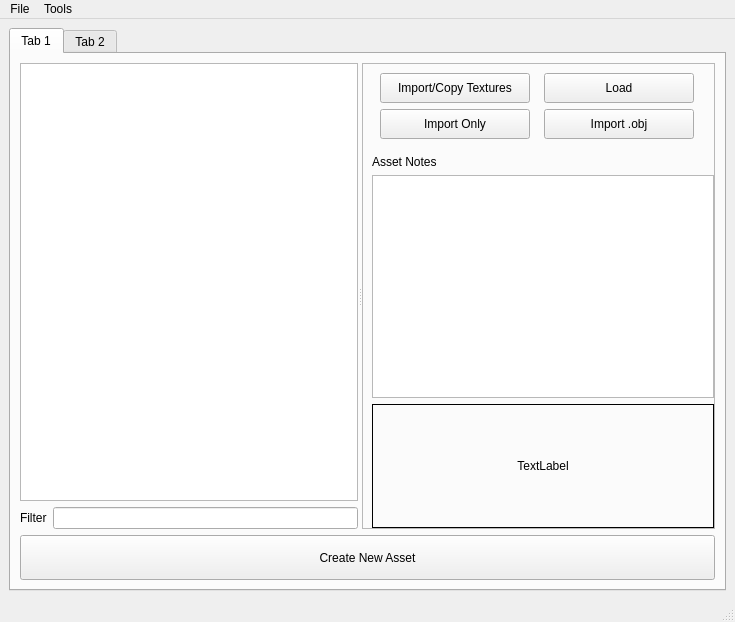
<?xml version="1.0" encoding="UTF-8"?>
<ui version="4.0">
 <class>sceneManager_MainWindow</class>
 <widget class="QMainWindow" name="sceneManager_MainWindow">
  <property name="geometry">
   <rect>
    <x>0</x>
    <y>0</y>
    <width>735</width>
    <height>622</height>
   </rect>
  </property>
  <property name="windowTitle">
   <string>Scene Manager</string>
  </property>
  <property name="toolTip">
   <string notr="true"/>
  </property>
  <property name="statusTip">
   <string notr="true"/>
  </property>
  <property name="whatsThis">
   <string notr="true"/>
  </property>
  <property name="accessibleName">
   <string notr="true"/>
  </property>
  <property name="accessibleDescription">
   <string notr="true"/>
  </property>
  <widget class="QWidget" name="centralwidget">
   <layout class="QGridLayout" name="gridLayout_3">
    <item row="1" column="0">
     <widget class="QTabWidget" name="tabWidget">
      <property name="maximumSize">
       <size>
        <width>16777215</width>
        <height>167777</height>
       </size>
      </property>
      <property name="toolTip">
       <string notr="true"/>
      </property>
      <property name="statusTip">
       <string notr="true"/>
      </property>
      <property name="whatsThis">
       <string notr="true"/>
      </property>
      <property name="accessibleName">
       <string notr="true"/>
      </property>
      <property name="accessibleDescription">
       <string notr="true"/>
      </property>
      <property name="tabPosition">
       <enum>QTabWidget::North</enum>
      </property>
      <property name="currentIndex">
       <number>0</number>
      </property>
      <property name="elideMode">
       <enum>Qt::ElideNone</enum>
      </property>
      <property name="usesScrollButtons">
       <bool>false</bool>
      </property>
      <widget class="QWidget" name="tab">
       <attribute name="title">
        <string>Tab 1</string>
       </attribute>
       <layout class="QGridLayout" name="gridLayout_4" rowstretch="0,0">
        <property name="leftMargin">
         <number>9</number>
        </property>
        <item row="1" column="0">
         <layout class="QHBoxLayout" name="bottom_horizontalLayout" stretch="0">
          <property name="spacing">
           <number>6</number>
          </property>
          <property name="rightMargin">
           <number>0</number>
          </property>
          <item>
           <widget class="QPushButton" name="createNewAsset_pushButton">
            <property name="minimumSize">
             <size>
              <width>150</width>
              <height>45</height>
             </size>
            </property>
            <property name="maximumSize">
             <size>
              <width>15000</width>
              <height>45</height>
             </size>
            </property>
            <property name="toolTip">
             <string notr="true"/>
            </property>
            <property name="statusTip">
             <string notr="true"/>
            </property>
            <property name="whatsThis">
             <string notr="true"/>
            </property>
            <property name="accessibleName">
             <string notr="true"/>
            </property>
            <property name="accessibleDescription">
             <string notr="true"/>
            </property>
            <property name="text">
             <string notr="true">Create New Asset</string>
            </property>
           </widget>
          </item>
         </layout>
        </item>
        <item row="0" column="0">
         <widget class="QSplitter" name="splitter">
          <property name="orientation">
           <enum>Qt::Horizontal</enum>
          </property>
          <widget class="QFrame" name="frame_5">
           <property name="frameShape">
            <enum>QFrame::NoFrame</enum>
           </property>
           <property name="frameShadow">
            <enum>QFrame::Plain</enum>
           </property>
           <property name="lineWidth">
            <number>0</number>
           </property>
           <layout class="QGridLayout" name="gridLayout_10">
            <property name="margin">
             <number>0</number>
            </property>
            <property name="spacing">
             <number>0</number>
            </property>
            <item row="2" column="0">
             <layout class="QVBoxLayout" name="rightBelow_verticalLayout_5">
              <property name="spacing">
               <number>0</number>
              </property>
              <item>
               <widget class="QListWidget" name="assets_listWidget_4">
                <property name="toolTip">
                 <string notr="true"/>
                </property>
                <property name="statusTip">
                 <string notr="true"/>
                </property>
                <property name="whatsThis">
                 <string notr="true"/>
                </property>
                <property name="accessibleName">
                 <string notr="true"/>
                </property>
                <property name="accessibleDescription">
                 <string notr="true"/>
                </property>
               </widget>
              </item>
              <item>
               <layout class="QHBoxLayout" name="horizontalLayout_3">
                <property name="spacing">
                 <number>6</number>
                </property>
                <property name="topMargin">
                 <number>6</number>
                </property>
                <item>
                 <widget class="QLabel" name="filter_label_2">
                  <property name="text">
                   <string>Filter</string>
                  </property>
                 </widget>
                </item>
                <item>
                 <widget class="QLineEdit" name="filter_lineEdit_2"/>
                </item>
               </layout>
              </item>
             </layout>
            </item>
           </layout>
          </widget>
          <widget class="QFrame" name="frame_6">
           <property name="frameShape">
            <enum>QFrame::StyledPanel</enum>
           </property>
           <property name="frameShadow">
            <enum>QFrame::Raised</enum>
           </property>
           <layout class="QGridLayout" name="gridLayout_11">
            <property name="rightMargin">
             <number>0</number>
            </property>
            <property name="bottomMargin">
             <number>0</number>
            </property>
            <item row="3" column="0">
             <layout class="QVBoxLayout" name="rightBelow_verticalLayout_6">
              <item>
               <widget class="QLabel" name="assetNotes_label_4">
                <property name="toolTip">
                 <string notr="true"/>
                </property>
                <property name="statusTip">
                 <string notr="true"/>
                </property>
                <property name="whatsThis">
                 <string notr="true"/>
                </property>
                <property name="accessibleName">
                 <string notr="true"/>
                </property>
                <property name="accessibleDescription">
                 <string notr="true"/>
                </property>
                <property name="layoutDirection">
                 <enum>Qt::LeftToRight</enum>
                </property>
                <property name="text">
                 <string notr="true">Asset Notes</string>
                </property>
                <property name="alignment">
                 <set>Qt::AlignLeading|Qt::AlignLeft|Qt::AlignVCenter</set>
                </property>
               </widget>
              </item>
              <item>
               <widget class="QTextEdit" name="notes_textEdit_4"/>
              </item>
              <item>
               <widget class="QLabel" name="thumb_label_4">
                <property name="sizePolicy">
                 <sizepolicy hsizetype="Preferred" vsizetype="Preferred">
                  <horstretch>0</horstretch>
                  <verstretch>0</verstretch>
                 </sizepolicy>
                </property>
                <property name="minimumSize">
                 <size>
                  <width>221</width>
                  <height>124</height>
                 </size>
                </property>
                <property name="maximumSize">
                 <size>
                  <width>884</width>
                  <height>496</height>
                 </size>
                </property>
                <property name="sizeIncrement">
                 <size>
                  <width>1</width>
                  <height>1</height>
                 </size>
                </property>
                <property name="baseSize">
                 <size>
                  <width>0</width>
                  <height>0</height>
                 </size>
                </property>
                <property name="toolTip">
                 <string notr="true"/>
                </property>
                <property name="statusTip">
                 <string notr="true"/>
                </property>
                <property name="whatsThis">
                 <string notr="true"/>
                </property>
                <property name="accessibleName">
                 <string notr="true"/>
                </property>
                <property name="accessibleDescription">
                 <string notr="true"/>
                </property>
                <property name="frameShape">
                 <enum>QFrame::Box</enum>
                </property>
                <property name="text">
                 <string>TextLabel</string>
                </property>
                <property name="scaledContents">
                 <bool>false</bool>
                </property>
                <property name="alignment">
                 <set>Qt::AlignCenter</set>
                </property>
                <property name="margin">
                 <number>0</number>
                </property>
               </widget>
              </item>
             </layout>
            </item>
            <item row="0" column="0">
             <layout class="QGridLayout" name="rightUp_gridLayout_4">
              <property name="rightMargin">
               <number>10</number>
              </property>
              <property name="bottomMargin">
               <number>10</number>
              </property>
              <item row="1" column="0">
               <widget class="QPushButton" name="importOnly_pushButton_4">
                <property name="minimumSize">
                 <size>
                  <width>100</width>
                  <height>30</height>
                 </size>
                </property>
                <property name="maximumSize">
                 <size>
                  <width>150</width>
                  <height>30</height>
                 </size>
                </property>
                <property name="toolTip">
                 <string notr="true"/>
                </property>
                <property name="statusTip">
                 <string notr="true"/>
                </property>
                <property name="whatsThis">
                 <string notr="true"/>
                </property>
                <property name="accessibleName">
                 <string notr="true"/>
                </property>
                <property name="accessibleDescription">
                 <string notr="true"/>
                </property>
                <property name="text">
                 <string notr="true">Import Only</string>
                </property>
               </widget>
              </item>
              <item row="0" column="3">
               <widget class="QPushButton" name="load_pushButton_4">
                <property name="minimumSize">
                 <size>
                  <width>100</width>
                  <height>30</height>
                 </size>
                </property>
                <property name="maximumSize">
                 <size>
                  <width>150</width>
                  <height>30</height>
                 </size>
                </property>
                <property name="toolTip">
                 <string notr="true"/>
                </property>
                <property name="statusTip">
                 <string notr="true"/>
                </property>
                <property name="whatsThis">
                 <string notr="true"/>
                </property>
                <property name="accessibleName">
                 <string notr="true"/>
                </property>
                <property name="accessibleDescription">
                 <string notr="true"/>
                </property>
                <property name="text">
                 <string notr="true">Load</string>
                </property>
               </widget>
              </item>
              <item row="1" column="3">
               <widget class="QPushButton" name="importObj_pushButton_4">
                <property name="minimumSize">
                 <size>
                  <width>100</width>
                  <height>30</height>
                 </size>
                </property>
                <property name="maximumSize">
                 <size>
                  <width>150</width>
                  <height>30</height>
                 </size>
                </property>
                <property name="toolTip">
                 <string notr="true"/>
                </property>
                <property name="statusTip">
                 <string notr="true"/>
                </property>
                <property name="whatsThis">
                 <string notr="true"/>
                </property>
                <property name="accessibleName">
                 <string notr="true"/>
                </property>
                <property name="accessibleDescription">
                 <string notr="true"/>
                </property>
                <property name="text">
                 <string notr="true">Import .obj</string>
                </property>
               </widget>
              </item>
              <item row="0" column="0">
               <widget class="QPushButton" name="importAndCopy_pushButton_4">
                <property name="minimumSize">
                 <size>
                  <width>100</width>
                  <height>30</height>
                 </size>
                </property>
                <property name="maximumSize">
                 <size>
                  <width>150</width>
                  <height>30</height>
                 </size>
                </property>
                <property name="toolTip">
                 <string notr="true"/>
                </property>
                <property name="statusTip">
                 <string notr="true"/>
                </property>
                <property name="whatsThis">
                 <string notr="true"/>
                </property>
                <property name="accessibleName">
                 <string notr="true"/>
                </property>
                <property name="accessibleDescription">
                 <string notr="true"/>
                </property>
                <property name="text">
                 <string notr="true">Import/Copy Textures</string>
                </property>
               </widget>
              </item>
             </layout>
            </item>
           </layout>
          </widget>
         </widget>
        </item>
       </layout>
      </widget>
      <widget class="QWidget" name="tab_2">
       <attribute name="title">
        <string>Tab 2</string>
       </attribute>
       <zorder>splitter</zorder>
       <zorder></zorder>
      </widget>
     </widget>
    </item>
   </layout>
  </widget>
  <widget class="QMenuBar" name="menubar">
   <property name="geometry">
    <rect>
     <x>0</x>
     <y>0</y>
     <width>735</width>
     <height>21</height>
    </rect>
   </property>
   <widget class="QMenu" name="menuFile">
    <property name="title">
     <string>File</string>
    </property>
    <addaction name="actionAdd_New_Library"/>
    <addaction name="actionCreate_Project"/>
    <addaction name="separator"/>
    <addaction name="actionLoad_Reference_Scene"/>
    <addaction name="actionImport_Selected_Item"/>
    <addaction name="actionImport_Only"/>
    <addaction name="separator"/>
    <addaction name="actionAdd_Remove_Users"/>
    <addaction name="separator"/>
    <addaction name="actionRemove_Library"/>
   </widget>
   <widget class="QMenu" name="menuTools">
    <property name="title">
     <string>Tools</string>
    </property>
   </widget>
   <addaction name="menuFile"/>
   <addaction name="menuTools"/>
  </widget>
  <widget class="QStatusBar" name="statusbar"/>
  <action name="actionCreate_Project">
   <property name="text">
    <string>Create New Asset</string>
   </property>
  </action>
  <action name="actionSave_Version">
   <property name="text">
    <string>Save Version</string>
   </property>
  </action>
  <action name="actionSave_Base_Scene">
   <property name="text">
    <string>Save Base Scene</string>
   </property>
  </action>
  <action name="actionLoad_Reference_Scene">
   <property name="text">
    <string>Load Selected Asset</string>
   </property>
  </action>
  <action name="actionAdd_Remove_Users">
   <property name="text">
    <string>Delete Selected Asset</string>
   </property>
  </action>
  <action name="actionPreview_Settings">
   <property name="text">
    <string>Preview Settings</string>
   </property>
  </action>
  <action name="actionDelete_Selected_Base_Scene">
   <property name="text">
    <string>Delete Selected Base Scene</string>
   </property>
  </action>
  <action name="actionDelete_Reference_of_Selected_Scene">
   <property name="text">
    <string>Delete Reference of Selected Scene</string>
   </property>
  </action>
  <action name="actionProject_Report">
   <property name="text">
    <string>Project Report</string>
   </property>
  </action>
  <action name="actionCheck_References">
   <property name="text">
    <string>Check References</string>
   </property>
  </action>
  <action name="actionImage_Manager">
   <property name="text">
    <string>Image Manager</string>
   </property>
  </action>
  <action name="actionSequence_Viewer">
   <property name="text">
    <string>Sequence Viewer</string>
   </property>
  </action>
  <action name="actionImport_Selected_Item">
   <property name="text">
    <string>Import and Copy Textures</string>
   </property>
  </action>
  <action name="actionImport_Only">
   <property name="text">
    <string>Import Only</string>
   </property>
  </action>
  <action name="actionAdd_New_Library">
   <property name="text">
    <string>Add New Library</string>
   </property>
  </action>
  <action name="actionRemove_Library">
   <property name="text">
    <string>Remove Library</string>
   </property>
  </action>
 </widget>
 <resources/>
 <connections/>
</ui>
